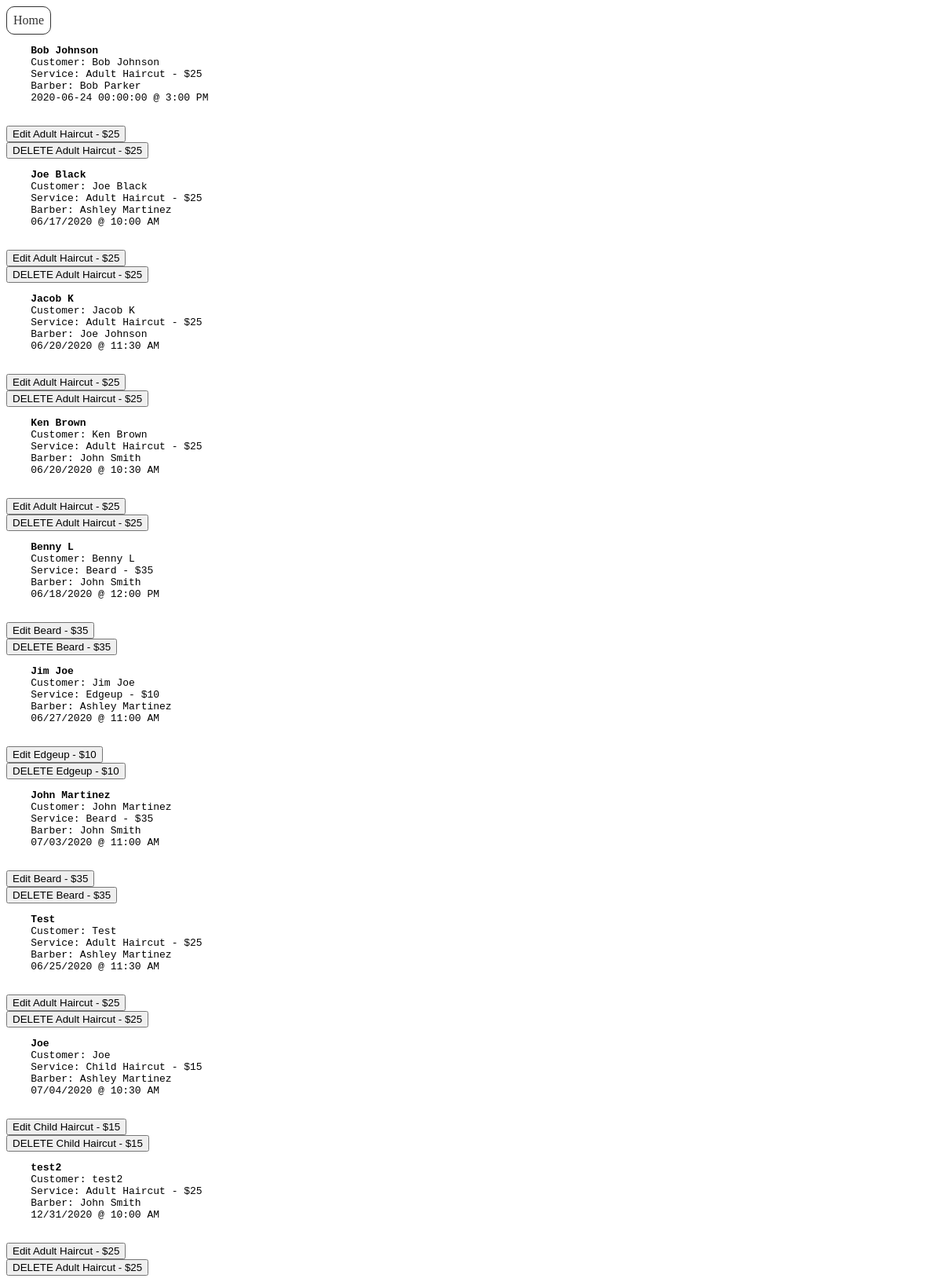
Page /apache/displayAppointments.php on the committed database.
### tables this page shows
CREATE TABLE `appointment` (
  `appointment_id` int(11) NOT NULL,
  `customer_id` int(20) NOT NULL,
  `barber_id` int(128) NOT NULL,
  `service_type` varchar(20) NOT NULL,
  `date` varchar(200) NOT NULL,
  `time` varchar(200) NOT NULL
);

CREATE TABLE `customer` (
  `customer_id` int(20) NOT NULL,
  `barber_id` int(128) NOT NULL,
  `name` varchar(200) NOT NULL,
  `phone` varchar(200) NOT NULL
);

CREATE TABLE `barbers` (
  `barber_id` int(128) NOT NULL,
  `name` varchar(200) NOT NULL,
  `phone` varchar(200) NOT NULL
);

### apache/displayAppointments.php (the view, shortened to what this page needs)
<!DOCTYPE html>
<html lang="en">
<head>
    <link rel="stylesheet" type="text/css" href="./css/displayAppointments.css">
</head>
<body>
    <button class="btn" ><a href="index.php">Home</a></button>
</body>
</html>
<?php
require_once 'login.php';
$conn = new mysqli($hn, $un, $pw, $db);
    $displayAppointments = "SELECT customer.name, appointment.service_type, barbers.name, appointment.date, appointment.time FROM customer
    INNER JOIN appointment on customer.customer_id = appointment.customer_id
    INNER JOIN barbers on appointment.barber_id = barbers.barber_id";
    $result = $conn->query($displayAppointments);
    $rows = $result->num_rows;
    for($j=0; $j<$rows; ++$j){
        $result->data_seek($j);
        $row = $result->fetch_array(MYSQLI_NUM);
    echo <<<_END
        <pre>
        <strong>$row[0]</strong>
        Customer: $row[0]
        Service: $row[1]
        Barber: $row[2]
        $row[3] @ $row[4]
        </pre>
            <button onclick="window.location.href = 'movie-update.php?movie_id=$row[0]';">Edit $row[1]</button>
            <form action='movie-delete.php' method='post'>
                <input type='hidden' name='delete' value ='yes'>
                <input type ='hidden' name ='movie_id' value='$row[0]'>
                <input type='submit' name='delete' value='DELETE $row[1]'>
            </form>
    _END;
    }
?>

### apache/login.php (shortened to what this page needs)
<html>
<head>
</head>
<body>
</body>
</html>

### apache/CSS/displayAppointments.css (style rules this page uses)
.btn { padding: 8px; background-color: transparent; border: 1px solid #333; border-radius: 10px; cursor: pointer; font: inherit; }
.btn a { color: #333; text-decoration: none; font: inherit; }

### rows in the picture
appointment: customer.name "Bob Johnson", service_type "Adult Haircut - $25", barber.name "Bob Parker", date "2020-06-24 00:00:00", time "3:00 PM", delete "DELETE Adult Haircut - $25"
appointment: customer.name "Joe Black", service_type "Adult Haircut - $25", barber.name "Ashley Martinez", date "06/17/2020", time "10:00 AM", delete "DELETE Adult Haircut - $25"
appointment: customer.name "Jacob K", service_type "Adult Haircut - $25", barber.name "Joe Johnson", date "06/20/2020", time "11:30 AM", delete "DELETE Adult Haircut - $25"
appointment: customer.name "Ken Brown", service_type "Adult Haircut - $25", barber.name "John Smith", date "06/20/2020", time "10:30 AM", delete "DELETE Adult Haircut - $25"
appointment: customer.name "Benny L", service_type "Beard - $35", barber.name "John Smith", date "06/18/2020", time "12:00 PM", delete "DELETE Beard - $35"
appointment: customer.name "Jim Joe", service_type "Edgeup - $10", barber.name "Ashley Martinez", date "06/27/2020", time "11:00 AM", delete "DELETE Edgeup - $10"
appointment: customer.name "John Martinez", service_type "Beard - $35", barber.name "John Smith", date "07/03/2020", time "11:00 AM", delete "DELETE Beard - $35"
appointment: customer.name "Test", service_type "Adult Haircut - $25", barber.name "Ashley Martinez", date "06/25/2020", time "11:30 AM", delete "DELETE Adult Haircut - $25"
appointment: customer.name "Joe", service_type "Child Haircut - $15", barber.name "Ashley Martinez", date "07/04/2020", time "10:30 AM", delete "DELETE Child Haircut - $15"
appointment: customer.name "test2", service_type "Adult Haircut - $25", barber.name "John Smith", date "12/31/2020", time "10:00 AM", delete "DELETE Adult Haircut - $25"
